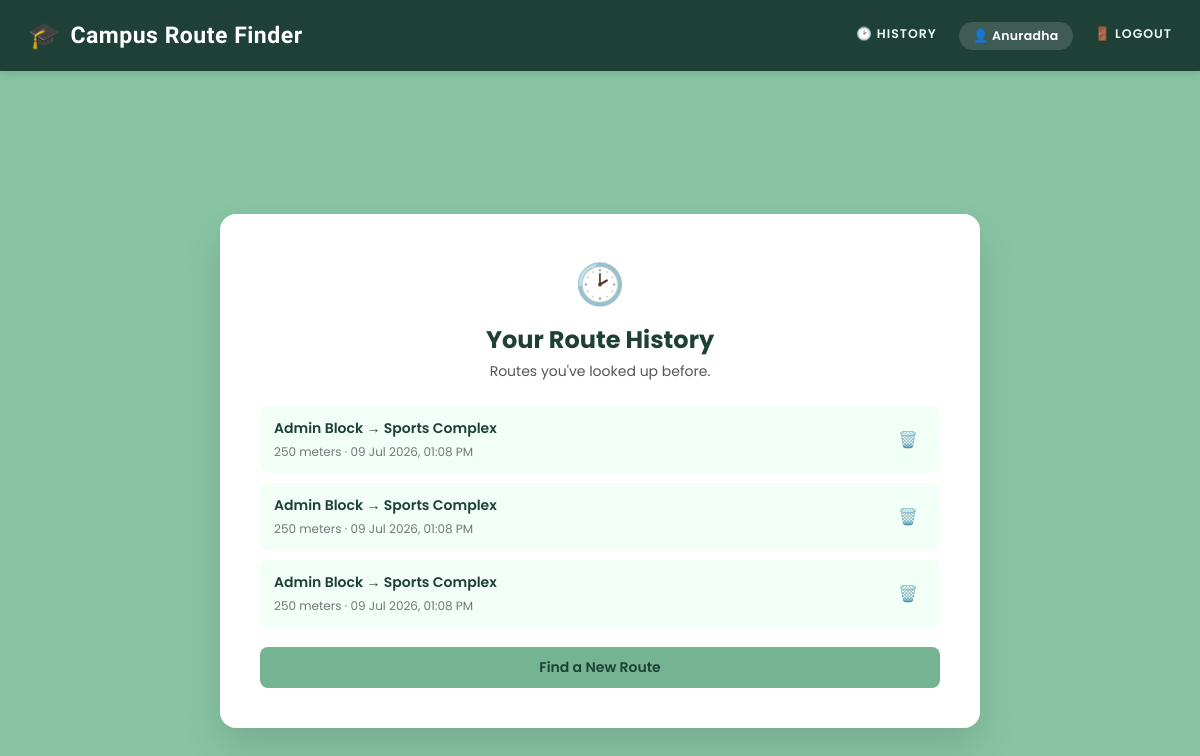
Screenshot of /history (signed in) with the database file from the repository.
### tables this page shows
CREATE TABLE history (
            id TEXT PRIMARY KEY,
            username TEXT NOT NULL,
            start_name TEXT NOT NULL,
            end_name TEXT NOT NULL,
            distance INTEGER NOT NULL,
            timestamp TEXT NOT NULL
        );

### app.py (the view)
@app.route("/history")
def history_page():
    if "username" not in session:
        return redirect(url_for("login"))
    entries = get_history(session["username"])
    return render_template(
        "history.html",
        username=session["username"],
        entries=entries,
    )

### database.py (called while the page is built)
def get_connection():
    return sqlite3.connect(DB_FILE)

### history.py (called while the page is built)
def get_history(username):
    conn = get_connection()
    conn.row_factory = sqlite3.Row  # lets us access columns by name
    cursor = conn.cursor()
    cursor.execute(
        """
        SELECT id, start_name, end_name, distance, timestamp
        FROM history
        WHERE username = ?
        ORDER BY rowid DESC
        """,
        (username,),
    )
    rows = cursor.fetchall()
    conn.close()
    entries = []
    for row in rows:
        entries.append({
            "id": row["id"],
            "start_name": row["start_name"],
            "end_name": row["end_name"],
            "distance": row["distance"],
            "timestamp": row["timestamp"],
        })
    return entries

### templates/history.html (shortened to what this page needs)
<!DOCTYPE html>
<html lang="en">
<head>
    <link rel="stylesheet" href="{{ url_for('static', filename='style.css') }}">
</head>
<body>
    {% include 'header.html' %}
    <div class="page-center">
        <div class="card map-card">
            <div class="app-header">
                <span class="app-icon">🕑</span>
                <h1>Your Route History</h1>
                <p class="tagline">Routes you've looked up before.</p>
            </div>
            {% if entries %}
                <div class="history-list">
                    {% for entry in entries %}
                        <div class="history-item">
                            <div class="history-text">
                                <div class="history-route">{{ entry.start_name }} → {{ entry.end_name }}</div>
                                <div class="history-meta">{{ entry.distance }} meters &middot; {{ entry.timestamp }}</div>
                            </div>
                            <form method="POST" action="{{ url_for('delete_history_entry', entry_id=entry.id) }}" onsubmit="return confirm('Delete this route from your history?');">
                                <button type="submit" class="delete-button" title="Delete this route">🗑️</button>
                            </form>
                        </div>
                    {% endfor %}
                </div>
            {% else %}
                <p class="hint-text">You haven't searched for any routes yet.</p>
            {% endif %}
            <a class="secondary-button" href="{{ url_for('locations') }}">Find a New Route</a>
        </div>
    </div>
</body>
</html>

### static/style.css (style rules this page uses)
* { margin: 0; padding: 0; box-sizing: border-box; }
body { font-family: 'Poppins', sans-serif; background: #88c4a4; min-height: 100vh; }
.page-center { min-height: 100vh; display: flex; align-items: center; justify-content: center; padding: 20px; }
.card { background: #ffffff; border-radius: 16px; padding: 40px; width: 100%; max-width: 420px; box-shadow: 0 20px 40px rgba(0, 0, 0, 0.12); text-align: center; }
.map-card { max-width: 760px; }
.app-header { margin-bottom: 24px; }
.app-icon { font-size: 40px; }
.app-header h1 { color: #1f4037; margin: 8px 0 4px 0; font-size: 24px; }
.tagline { color: #555; font-size: 14px; }
.secondary-button { display: block; margin-top: 20px; padding: 10px; background: #74b492; color: #1f4037; text-decoration: none; border-radius: 8px; font-weight: 600; font-size: 14px; }
.history-list { text-align: left; margin-top: 10px; }
.history-item { background: #f1fff6; border-radius: 8px; padding: 12px 14px; margin-bottom: 10px; display: flex; align-items: center; justify-content: space-between; gap: 12px; }
.history-route { font-weight: 600; color: #1f4037; font-size: 14px; }
.history-meta { font-size: 12px; color: #777; margin-top: 4px; }
.delete-button { background: none; border: none; font-size: 16px; cursor: pointer; padding: 4px 8px; border-radius: 6px; transition: background 0.2s ease; flex-shrink: 0; }

### rows the page displays
history: start_name "Admin Block", end_name "Sports Complex", distance "250", timestamp "09 Jul 2026, 01:08 PM"
history: start_name "Admin Block", end_name "Sports Complex", distance "250", timestamp "09 Jul 2026, 01:08 PM"
history: start_name "Admin Block", end_name "Sports Complex", distance "250", timestamp "09 Jul 2026, 01:08 PM"

### other values shown
{{ username }} "Anuradha"
